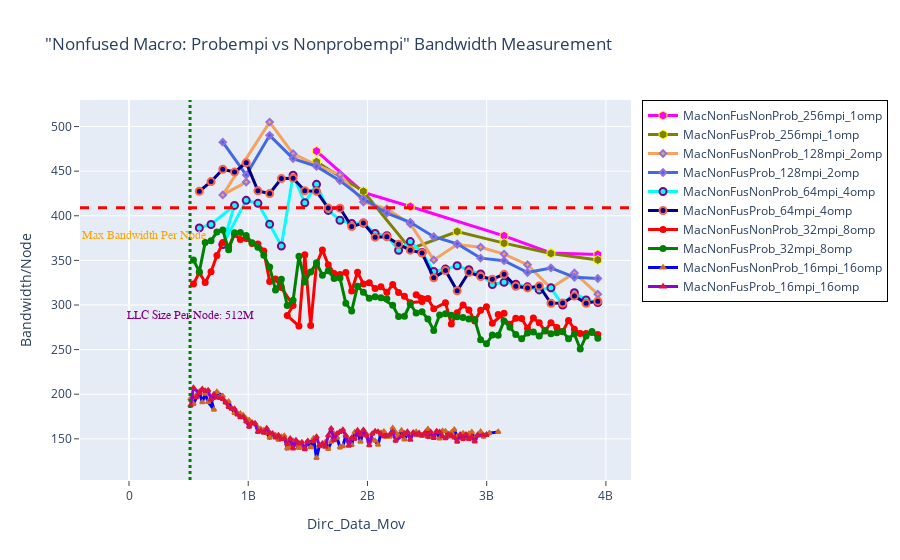

Notebook cell for this chart:
### Markdown cell above
## BANDWIDTH - Nonfused Macro: Probempi vs Nonprobempi

### Code cell
fig = go.Figure() 

fig.add_trace(go.Scatter(x=(dfn2MacNonFusNonProb_256mpi_1omp.Dirc_Data_Mov*(dfn2MacNonFusNonProb_256mpi_1omp.MPI_size/2)), 
                         y=(dfn2MacNonFusNonProb_256mpi_1omp.BAND*(dfn2MacNonFusNonProb_256mpi_1omp.MPI_size/2)), 
                         mode='lines+markers', 
                         name='MacNonFusNonProb_256mpi_1omp',
                         line=dict(color='magenta',width=3),
                         marker=dict(symbol='hexagon',size=9, line=dict(color='yellow',width=1))))


fig.add_trace(go.Scatter(x=(dfn2MacNonFusProb_256mpi_1omp.Dirc_Data_Mov*(dfn2MacNonFusProb_256mpi_1omp.MPI_size/2)), 
                         y=(dfn2MacNonFusProb_256mpi_1omp.BAND*(dfn2MacNonFusProb_256mpi_1omp.MPI_size/2)), 
                         mode='lines+markers', 
                         name='MacNonFusProb_256mpi_1omp',
                         line=dict(color='olive',width=3),
                         marker=dict(symbol='hexagon',size=9, line=dict(color='yellow',width=1))))

# case 2
fig.add_trace(go.Scatter(x=(dfn2MacNonFusNonProb_128mpi_2omp.Dirc_Data_Mov*(dfn2MacNonFusNonProb_128mpi_2omp.MPI_size/2)), 
                         y=(dfn2MacNonFusNonProb_128mpi_2omp.BAND*(dfn2MacNonFusNonProb_128mpi_2omp.MPI_size/2)), 
                         mode='lines+markers', 
                         name='MacNonFusNonProb_128mpi_2omp',
                         line=dict(color='sandybrown',width=3),
                         marker=dict(symbol='diamond',size=5,line=dict(color='MediumPurple',width=2))))

fig.add_trace(go.Scatter(x=(dfn2MacNonFusProb_128mpi_2omp.Dirc_Data_Mov*(dfn2MacNonFusProb_128mpi_2omp.MPI_size/2)), 
                         y=(dfn2MacNonFusProb_128mpi_2omp.BAND*(dfn2MacNonFusProb_128mpi_2omp.MPI_size/2)), 
                         mode='lines+markers', 
                         name='MacNonFusProb_128mpi_2omp',
                         line=dict(color='royalblue',width=3),
                         marker=dict(symbol='diamond',size=5,line=dict(color='MediumPurple',width=2))))

# case 3
fig.add_trace(go.Scatter(x=(dfn2MacNonFusNonProb_64mpi_4omp.Dirc_Data_Mov*(dfn2MacNonFusNonProb_64mpi_4omp.MPI_size/2)), 
                         y=(dfn2MacNonFusNonProb_64mpi_4omp.BAND*(dfn2MacNonFusNonProb_64mpi_4omp.MPI_size/2)), 
                         mode='lines+markers', 
                         name='MacNonFusNonProb_64mpi_4omp',
                         line=dict(color='cyan',width=3),
                         marker=dict(symbol='circle',size=7,line=dict(color='Purple',width=2))))

fig.add_trace(go.Scatter(x=(dfn2MacNonFusProb_64mpi_4omp.Dirc_Data_Mov*(dfn2MacNonFusProb_64mpi_4omp.MPI_size/2)), 
                         y=(dfn2MacNonFusProb_64mpi_4omp.BAND*(dfn2MacNonFusProb_64mpi_4omp.MPI_size/2)), 
                         mode='lines+markers', 
                         name='MacNonFusProb_64mpi_4omp',
                         line=dict(color='darkblue',width=3),
                         marker=dict(symbol='circle',size=7, line=dict(color='tomato',width=2))))

# case 4
fig.add_trace(go.Scatter(x=(dfn2MacNonFusNonProb_32mpi_8omp.Dirc_Data_Mov*(dfn2MacNonFusNonProb_32mpi_8omp.MPI_size/2)), 
                         y=(dfn2MacNonFusNonProb_32mpi_8omp.BAND*(dfn2MacNonFusNonProb_32mpi_8omp.MPI_size/2)), 
                         mode='lines+markers', 
                         name='MacNonFusNonProb_32mpi_8omp',
                         line=dict(color='red',width=3),
                         marker=dict(symbol='circle',size=5,line=dict(color='red',width=2))))

fig.add_trace(go.Scatter(x=(dfn2MacNonFusProb_32mpi_8omp.Dirc_Data_Mov*(dfn2MacNonFusProb_32mpi_8omp.MPI_size/2)), 
                         y=(dfn2MacNonFusProb_32mpi_8omp.BAND*(dfn2MacNonFusProb_32mpi_8omp.MPI_size/2)), 
                         mode='lines+markers', 
                         name='MacNonFusProb_32mpi_8omp',
                         line=dict(color='green',width=3),
                         marker=dict(symbol='circle',size=5,line=dict(color='green',width=2))))

# case 5

fig.add_trace(go.Scatter(x=(dfn2MacNonFusNonProb_16mpi_16omp.Dirc_Data_Mov*(dfn2MacNonFusNonProb_16mpi_16omp.MPI_size/2)), 
                         y=(dfn2MacNonFusNonProb_16mpi_16omp.BAND*(dfn2MacNonFusNonProb_16mpi_16omp.MPI_size/2)), 
                         mode='lines+markers', 
                         name='MacNonFusNonProb_16mpi_16omp',
                         line=dict(color='blue',width=3),
                         marker=dict(symbol='triangle-up',size=4,line=dict(color='chocolate',width=2))))

fig.add_trace(go.Scatter(x=(dfn2MacNonFusProb_16mpi_16omp.Dirc_Data_Mov*(dfn2MacNonFusProb_16mpi_16omp.MPI_size/2)), 
                         y=(dfn2MacNonFusProb_16mpi_16omp.BAND*(dfn2MacNonFusProb_16mpi_16omp.MPI_size/2)), 
                         mode='lines+markers', 
                         name='MacNonFusProb_16mpi_16omp',
                         line=dict(color='darkviolet',width=3),
                         marker=dict(symbol='triangle-up',size=4,line=dict(color='crimson',width=2))))



# Adding vertical and horizontal lines 
fig.add_vline(x=512e6, line_width=3, line_dash="dot", line_color="green")
fig.add_hline(y=409, line_width=3, line_dash="dash", line_color="red")

# Add annotation with arrow
fig.add_annotation(
    x='512e6'
    , y=280
    , text=f'LLC Size Per Node: 512M'
    , yanchor='bottom'
    , showarrow=False
    , arrowhead=1
    , arrowsize=1
    , arrowwidth=2
    , arrowcolor="#636363"
    , ax=-20
    , ay=-30
    , font=dict(size=12, color="purple", family="Sans Serif")
    , align="left"
    ,)

fig.add_annotation(
    x='130e6'
    , y=370
    , text=f'Max Bandwidth Per Node'
    , yanchor='bottom'
    , showarrow=False
    , arrowhead=1
    , arrowsize=1
    , arrowwidth=2
    , arrowcolor="#636363"
    , ax=-20
    , ay=-30
    , font=dict(size=12, color="orange", family="Sans Serif")
    , align="left"
    ,)


fig.update_layout(title='"Nonfused Macro: Probempi vs Nonprobempi" Bandwidth Measurement',
                  xaxis_title='Dirc_Data_Mov', yaxis_title='Bandwidth/Node', 
                  xaxis=dict(ticks="outside"),  
                  yaxis=dict(ticks="outside"),
                  legend=go.layout.Legend(bordercolor="black",borderwidth=1))

### Figure 1 — Plotly figure (JSON) as saved in the notebook; plotly's stock layout.template omitted (floating-point values rounded to 4 significant figures)
{"data": [{"line": {"color": "magenta", "width": 3}, "marker": {"line": {"color": "yellow", "width": 1}, "size": 9, "symbol": "hexagon"}, "mode": "lines+markers", "name": "MacNonFusNonProb_256mpi_1omp", "type": "scatter", "x": [1572864000, 1966080000, 2359296000, 3145728000, 3538944000, 3932160000], "y": [472.5, 426.2, 410.3, 377.5, 358.4, 356.6]}, {"line": {"color": "olive", "width": 3}, "marker": {"line": {"color": "yellow", "width": 1}, "size": 9, "symbol": "hexagon"}, "mode": "lines+markers", "name": "MacNonFusProb_256mpi_1omp", "type": "scatter", "x": [1572864000, 1966080000, 2359296000, 2752512000, 3145728000, 3538944000, 3932160000], "y": [460.5, 427.4, 362.8, 382.3, 369.3, 357.8, 350.5]}, {"line": {"color": "sandybrown", "width": 3}, "marker": {"line": {"color": "MediumPurple", "width": 2}, "size": 5, "symbol": "diamond"}, "mode": "lines+markers", "name": "MacNonFusNonProb_128mpi_2omp", "type": "scatter", "x": [983040000, 786432000, 1179648000, 1376256000, 1572864000, 1769472000, 1966080000, 2162688000, 2359296000, 2555904000, 2752512000, 2949120000, 3145728000, 3342336000, 3538944000, 3735552000, 3932160000], "y": [437.8, 423.4, 505.0, 469.6, 456.7, 446.0, 415.4, 407.6, 391.1, 350.5, 367.8, 364.8, 357.1, 345.1, 319.0, 335.9, 312.1]}, {"line": {"color": "royalblue", "width": 3}, "marker": {"line": {"color": "MediumPurple", "width": 2}, "size": 5, "symbol": "diamond"}, "mode": "lines+markers", "name": "MacNonFusProb_128mpi_2omp", "type": "scatter", "x": [786432000, 983040000, 1179648000, 1376256000, 1572864000, 1769472000, 1966080000, 2162688000, 2359296000, 2555904000, 2752512000, 2949120000, 3145728000, 3342336000, 3538944000, 3735552000, 3932160000], "y": [482.5, 445.6, 490.1, 464.1, 455.4, 439.3, 419.0, 402.9, 392.7, 376.5, 368.6, 352.5, 349.6, 336.4, 341.5, 331.1, 329.7]}, {"line": {"color": "cyan", "width": 3}, "marker": {"line": {"color": "Purple", "width": 2}, "size": 7, "symbol": "circle"}, "mode": "lines+markers", "name": "MacNonFusNonProb_64mpi_4omp", "type": "scatter", "x": [589824000, 688128000, 884736000, 786432000, 983040000, 1081344000, 1179648000, 1277952000, 1376256000, 1474560000, 1572864000, 1671168000, 1769472000, 1867776000, 1966080000, 2064384000, 2162688000, 2260992000, 2359296000, 2457600000, 2555904000, 2654208000, 2752512000, 2850816000, 2949120000, 3047424000, 3145728000, 3244032000, 3342336000, 3440640000, 3538944000, 3637248000, 3735552000, 3833856000, 3932160000], "y": [386.4, 390.2, 411.6, 367.8, 417.3, 413.9, 390.6, 366.1, 445.4, 414.5, 435.2, 406.0, 395.0, 391.3, 391.9, 380.2, 377.6, 361.3, 371.1, 358.7, 337.5, 340.2, 343.9, 339.6, 334.8, 322.9, 325.4, 323.3, 320.4, 316.9, 319.2, 299.9, 313.8, 305.6, 302.8]}, {"line": {"color": "darkblue", "width": 3}, "marker": {"line": {"color": "tomato", "width": 2}, "size": 7, "symbol": "circle"}, "mode": "lines+markers", "name": "MacNonFusProb_64mpi_4omp", "type": "scatter", "x": [589824000, 688128000, 786432000, 884736000, 983040000, 1081344000, 1179648000, 1277952000, 1376256000, 1474560000, 1572864000, 1671168000, 1769472000, 1867776000, 1966080000, 2064384000, 2162688000, 2260992000, 2359296000, 2457600000, 2555904000, 2654208000, 2752512000, 2850816000, 2949120000, 3047424000, 3145728000, 3244032000, 3342336000, 3440640000, 3538944000, 3637248000, 3735552000, 3833856000, 3932160000], "y": [427.5, 438.3, 452.1, 449.0, 459.5, 427.9, 425.0, 441.7, 442.2, 428.0, 427.4, 408.6, 408.6, 387.9, 391.8, 376.0, 376.5, 368.0, 361.5, 358.2, 330.4, 338.7, 316.0, 336.6, 332.0, 328.9, 334.3, 321.0, 319.2, 321.3, 302.0, 302.1, 310.0, 301.9, 304.3]}, {"line": {"color": "red", "width": 3}, "marker": {"line": {"color": "red", "width": 2}, "size": 5, "symbol": "circle"}, "mode": "lines+markers", "name": "MacNonFusNonProb_32mpi_8omp", "type": "scatter", "x": [540672000, 589824000, 638976000, 688128000, 737280000, 786432000, 835584000, 884736000, 933888000, 983040000, 1032192000, 1081344000, 1130496000, 1179648000, 1228800000, 1277952000, 1376256000, 1327104000, 1425408000, 1474560000, 1523712000, 1572864000, 1622016000, 1671168000, 1720320000, 1769472000, 1818624000, 1867776000, 1916928000, 1966080000, 2015232000, 2064384000, 2113536000, 2162688000, 2211840000, 2260992000, 2310144000, 2359296000, 2457600000, 2408448000, 2506752000, 2555904000, 2654208000, 2703360000, 2752512000, 2801664000, 2850816000, 2899968000, 2949120000, 2998272000, 3047424000, 3145728000, 3096576000, 3194880000, 3244032000, 3293184000, 3342336000, 3391488000, 3440640000, 3489792000, 3538944000, 3588096000, 3637248000, 3686400000, 3735552000, 3784704000, 3833856000, 3883008000, 3932160000], "y": [323.6, 336.5, 325.1, 337.4, 355.4, 370, 365.0, 378.9, 373.5, 374.7, 369.0, 368.3, 360.6, 326.5, 329.2, 319.5, 299.6, 288.2, 276.3, 356.3, 277.1, 346.1, 361.8, 345.2, 335.4, 334.3, 336.5, 315.8, 336.6, 323.6, 324.9, 318.4, 320.5, 314.2, 322.9, 314.0, 309.7, 302.5, 303.8, 311.5, 307.3, 295.8, 302.6, 278.7, 291.3, 300.1, 294.5, 282.1, 294.0, 298.1, 279.7, 290.8, 289.5, 278.5, 285.2, 284.8, 274.0, 285.4, 280.1, 271.0, 280.1, 274.8, 270.0, 282.7, 272.8, 268.0, 267.9, 269.1, 267.0]}, {"line": {"color": "green", "width": 3}, "marker": {"line": {"color": "green", "width": 2}, "size": 5, "symbol": "circle"}, "mode": "lines+markers", "name": "MacNonFusProb_32mpi_8omp", "type": "scatter", "x": [540672000, 589824000, 638976000, 688128000, 737280000, 786432000, 835584000, 884736000, 933888000, 983040000, 1032192000, 1081344000, 1130496000, 1179648000, 1228800000, 1277952000, 1327104000, 1376256000, 1425408000, 1474560000, 1523712000, 1572864000, 1622016000, 1671168000, 1720320000, 1769472000, 1818624000, 1867776000, 1916928000, 1966080000, 2015232000, 2064384000, 2162688000, 2113536000, 2211840000, 2260992000, 2310144000, 2359296000, 2408448000, 2457600000, 2506752000, 2555904000, 2605056000, 2654208000, 2703360000, 2752512000, 2801664000, 2850816000, 2899968000, 2949120000, 2998272000, 3047424000, 3096576000, 3145728000, 3194880000, 3244032000, 3293184000, 3342336000, 3391488000, 3440640000, 3489792000, 3538944000, 3588096000, 3637248000, 3686400000, 3735552000, 3784704000, 3833856000, 3883008000, 3932160000], "y": [350.4, 337.3, 370.1, 372.0, 381.7, 383.9, 361.8, 381.0, 381.1, 377.8, 369.7, 364.7, 355.8, 342.5, 316.9, 328.7, 299.5, 305.2, 354.6, 325.9, 336.9, 347.2, 333.3, 338.4, 329.8, 330.3, 301.9, 293.4, 321.0, 314.3, 307.5, 309.4, 306.9, 308.1, 299.7, 287.0, 287.4, 301.1, 291.0, 292.3, 284.3, 271.5, 288.8, 290.1, 288.6, 286.8, 286.0, 284.3, 283.7, 261.2, 256.6, 266.3, 266.0, 282.1, 275.1, 266.8, 262.0, 268.6, 269.8, 265.2, 271.3, 267.8, 268.9, 270.2, 262.3, 267.6, 250.7, 265.4, 270.3, 262.9]}, {"line": {"color": "blue", "width": 3}, "marker": {"line": {"color": "chocolate", "width": 2}, "size": 4, "symbol": "triangle-up"}, "mode": "lines+markers", "name": "MacNonFusNonProb_16mpi_16omp", "type": "scatter", "x": [516096000, 565248000, 540672000, 589824000, 614400000, 638976000, 663552000, 712704000, 688128000, 761856000, 786432000, 737280000, 811008000, 835584000, 860160000, 884736000, 909312000, 933888000, 958464000, 983040000, 1007616000, 1032192000, 1056768000, 1081344000, 1105920000, 1130496000, 1155072000, 1179648000, 1204224000, 1228800000, 1253376000, 1277952000, 1302528000, 1327104000, 1351680000, 1376256000, 1400832000, 1425408000, 1449984000, 1474560000, 1499136000, 1523712000, 1548288000, 1572864000, 1597440000, 1622016000, 1646592000, 1671168000, 1695744000, 1720320000, 1744896000, 1769472000, 1794048000, 1818624000, 1843200000, 1867776000, 1892352000, 1916928000, 1941504000, 1966080000, 1990656000, 2015232000, 2039808000, 2064384000, 2088960000, 2113536000, 2138112000, 2162688000, 2187264000, 2211840000, 2236416000, 2260992000, 2285568000, 2310144000, 2334720000, 2359296000, 2383872000, 2408448000, 2433024000, 2457600000, 2482176000, 2506752000, 2531328000, 2555904000, 2580480000, 2605056000, 2629632000, 2654208000, 2678784000, 2703360000, 2727936000, 2752512000, 2777088000, 2801664000, 2826240000, 2850816000, 2875392000, 2899968000, 2924544000, 2949120000, 2973696000, 2998272000, 3022848000, 3096576000], "y": [194.8, 199.1, 189.2, 202.9, 190.9, 200.6, 191.3, 182.7, 194.7, 197.0, 197.8, 202.5, 191.0, 191.8, 184.2, 178.9, 178.8, 178.3, 176.3, 172.3, 171.0, 167.8, 166.5, 162.6, 161.0, 159.5, 156.5, 151.3, 154.9, 154.3, 149.0, 152.1, 153.3, 139.2, 141.0, 147.8, 143.4, 139.7, 141.6, 139.3, 146.9, 140.5, 150.5, 128.5, 142.6, 141.8, 146.4, 138.7, 146.6, 155.4, 151.3, 140.3, 141.8, 153.9, 148.9, 143.0, 157.1, 157.4, 146.7, 158.8, 155.6, 147.2, 149.6, 147.7, 143.3, 156.7, 158.2, 152.3, 152.5, 162.0, 156.9, 153.6, 159.3, 149.3, 155.4, 153.0, 155.0, 157.7, 154.0, 153.3, 155.7, 160.8, 152.3, 152.7, 158.0, 150.2, 158.8, 158.4, 152.5, 156.9, 160.2, 152.7, 152.1, 156.0, 152.4, 155.7, 157.5, 150.1, 154.7, 157.9, 152.4, 154.7, 156.4, 157.7]}, {"line": {"color": "darkviolet", "width": 3}, "marker": {"line": {"color": "crimson", "width": 2}, "size": 4, "symbol": "triangle-up"}, "mode": "lines+markers", "name": "MacNonFusProb_16mpi_16omp", "type": "scatter", "x": [516096000, 540672000, 589824000, 565248000, 614400000, 638976000, 663552000, 688128000, 712704000, 737280000, 761856000, 786432000, 811008000, 835584000, 860160000, 884736000, 909312000, 933888000, 958464000, 983040000, 1007616000, 1032192000, 1056768000, 1081344000, 1105920000, 1130496000, 1155072000, 1179648000, 1204224000, 1228800000, 1253376000, 1277952000, 1302528000, 1327104000, 1351680000, 1376256000, 1400832000, 1425408000, 1449984000, 1474560000, 1499136000, 1548288000, 1572864000, 1597440000, 1622016000, 1646592000, 1671168000, 1695744000, 1720320000, 1744896000, 1769472000, 1794048000, 1818624000, 1843200000, 1867776000, 1892352000, 1916928000, 1941504000, 1966080000, 1990656000, 2015232000, 2039808000, 2064384000, 2088960000, 2113536000, 2138112000, 2162688000, 2187264000, 2211840000, 2236416000, 2285568000, 2310144000, 2334720000, 2359296000, 2383872000, 2408448000, 2433024000, 2457600000, 2482176000, 2506752000, 2531328000, 2555904000, 2580480000, 2605056000, 2629632000, 2654208000, 2678784000, 2703360000, 2727936000, 2752512000, 2777088000, 2801664000, 2826240000, 2850816000, 2875392000, 2899968000, 2924544000, 2973696000, 2998272000], "y": [187.3, 207.2, 201.3, 196.7, 205.6, 203.7, 204.3, 193.7, 199.9, 196.5, 195.6, 194.6, 190.7, 185.8, 183.7, 183.6, 177.2, 174.2, 174.4, 169.3, 163.7, 167.9, 167.4, 157.7, 158.8, 156.9, 161.8, 156.6, 155.9, 151.5, 153.8, 149.5, 150.2, 144.3, 150.2, 139.3, 148.3, 144.8, 146.1, 138.4, 147.4, 147.3, 152.1, 142.3, 144.7, 141.1, 153.5, 161.5, 148.4, 155.9, 157.7, 160.0, 153.3, 142.4, 151.0, 150.1, 159.3, 154.8, 159.8, 153.7, 142.8, 155.6, 158.4, 157.8, 155.0, 152.6, 153.2, 154.8, 157.7, 147.9, 152.9, 155.7, 157.7, 148.8, 157.0, 154.7, 156.2, 153.8, 156.8, 152.3, 157.4, 150.9, 158.4, 157.5, 152.9, 150.6, 155.0, 153.5, 151.5, 146.8, 154.7, 149.9, 154.8, 149.9, 152.5, 147.1, 153.8, 154.0, 154.4]}], "layout": {"annotations": [{"align": "left", "arrowcolor": "#636363", "arrowhead": 1, "arrowsize": 1, "arrowwidth": 2, "ax": -20, "ay": -30, "font": {"color": "purple", "family": "Sans Serif", "size": 12}, "showarrow": false, "text": "LLC Size Per Node: 512M", "x": "512e6", "y": 280, "yanchor": "bottom"}, {"align": "left", "arrowcolor": "#636363", "arrowhead": 1, "arrowsize": 1, "arrowwidth": 2, "ax": -20, "ay": -30, "font": {"color": "orange", "family": "Sans Serif", "size": 12}, "showarrow": false, "text": "Max Bandwidth Per Node", "x": "130e6", "y": 370, "yanchor": "bottom"}], "legend": {"bordercolor": "black", "borderwidth": 1}, "shapes": [{"line": {"color": "green", "dash": "dot", "width": 3}, "type": "line", "x0": 512000000, "x1": 512000000, "xref": "x", "y0": 0, "y1": 1, "yref": "y domain"}, {"line": {"color": "red", "dash": "dash", "width": 3}, "type": "line", "x0": 0, "x1": 1, "xref": "x domain", "y0": 409, "y1": 409, "yref": "y"}], "title": {"text": "\"Nonfused Macro: Probempi vs Nonprobempi\" Bandwidth Measurement"}, "xaxis": {"ticks": "outside", "title": {"text": "Dirc_Data_Mov"}}, "yaxis": {"ticks": "outside", "title": {"text": "Bandwidth/Node"}}}}
